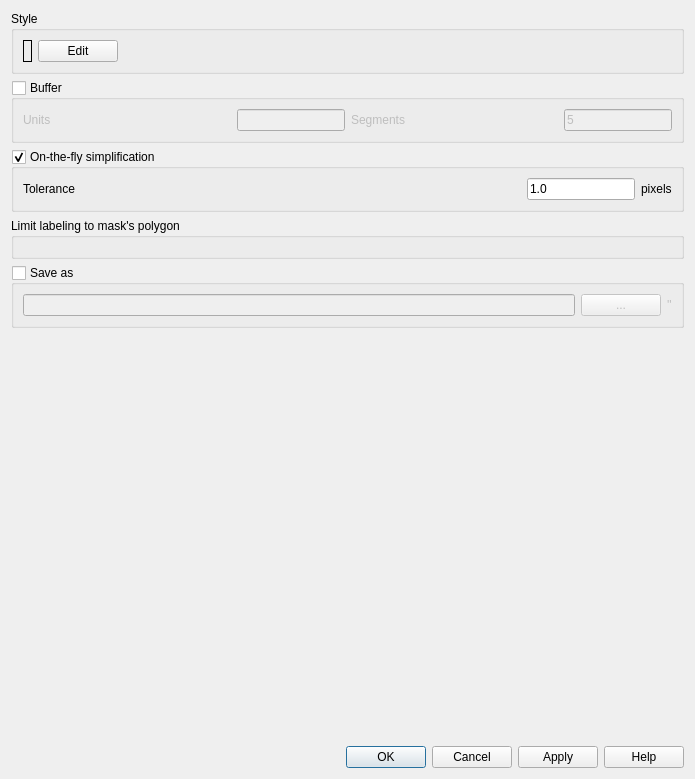
<?xml version="1.0" encoding="UTF-8"?>
<ui version="4.0">
 <class>MainDialog</class>
 <widget class="QDialog" name="MainDialog">
  <property name="geometry">
   <rect>
    <x>0</x>
    <y>0</y>
    <width>695</width>
    <height>779</height>
   </rect>
  </property>
  <property name="windowTitle">
   <string>Define a mask</string>
  </property>
  <layout class="QVBoxLayout" name="verticalLayout_4">
   <item>
    <widget class="QGroupBox" name="groupBox">
     <property name="toolTip">
      <string>Style to use for mask layer</string>
     </property>
     <property name="title">
      <string>Style</string>
     </property>
     <property name="flat">
      <bool>false</bool>
     </property>
     <property name="checkable">
      <bool>false</bool>
     </property>
     <layout class="QHBoxLayout" name="horizontalLayout_4">
      <item>
       <widget class="QLabel" name="stylePreview">
        <property name="sizePolicy">
         <sizepolicy hsizetype="Minimum" vsizetype="Minimum">
          <horstretch>0</horstretch>
          <verstretch>0</verstretch>
         </sizepolicy>
        </property>
        <property name="frameShape">
         <enum>QFrame::Box</enum>
        </property>
        <property name="lineWidth">
         <number>1</number>
        </property>
        <property name="midLineWidth">
         <number>0</number>
        </property>
        <property name="text">
         <string/>
        </property>
       </widget>
      </item>
      <item>
       <widget class="QPushButton" name="editStyleBtn">
        <property name="text">
         <string>Edit</string>
        </property>
       </widget>
      </item>
      <item>
       <spacer name="horizontalSpacer_2">
        <property name="orientation">
         <enum>Qt::Horizontal</enum>
        </property>
        <property name="sizeHint" stdset="0">
         <size>
          <width>40</width>
          <height>20</height>
         </size>
        </property>
       </spacer>
      </item>
     </layout>
    </widget>
   </item>
   <item>
    <widget class="QGroupBox" name="bufferGroup">
     <property name="toolTip">
      <string>Buffer around the mask geometry</string>
     </property>
     <property name="title">
      <string>Buffer</string>
     </property>
     <property name="flat">
      <bool>false</bool>
     </property>
     <property name="checkable">
      <bool>true</bool>
     </property>
     <property name="checked">
      <bool>false</bool>
     </property>
     <layout class="QVBoxLayout" name="verticalLayout_2">
      <item>
       <layout class="QHBoxLayout" name="horizontalLayout_3">
        <item>
         <widget class="QLabel" name="label_2">
          <property name="sizePolicy">
           <sizepolicy hsizetype="Expanding" vsizetype="Preferred">
            <horstretch>0</horstretch>
            <verstretch>0</verstretch>
           </sizepolicy>
          </property>
          <property name="text">
           <string>Units</string>
          </property>
         </widget>
        </item>
        <item>
         <widget class="QLineEdit" name="bufferUnits">
          <property name="sizePolicy">
           <sizepolicy hsizetype="Minimum" vsizetype="Fixed">
            <horstretch>0</horstretch>
            <verstretch>0</verstretch>
           </sizepolicy>
          </property>
         </widget>
        </item>
        <item>
         <widget class="QLabel" name="label_4">
          <property name="sizePolicy">
           <sizepolicy hsizetype="Expanding" vsizetype="Preferred">
            <horstretch>0</horstretch>
            <verstretch>0</verstretch>
           </sizepolicy>
          </property>
          <property name="text">
           <string>Segments</string>
          </property>
         </widget>
        </item>
        <item>
         <widget class="QLineEdit" name="bufferSegments">
          <property name="sizePolicy">
           <sizepolicy hsizetype="Minimum" vsizetype="Fixed">
            <horstretch>0</horstretch>
            <verstretch>0</verstretch>
           </sizepolicy>
          </property>
          <property name="text">
           <string>5</string>
          </property>
         </widget>
        </item>
       </layout>
      </item>
     </layout>
    </widget>
   </item>
   <item>
    <widget class="QGroupBox" name="simplifyGroup">
     <property name="toolTip">
      <string>On-the-fly simplification used for the mask geometry used in expressions ($mask_geometry)</string>
     </property>
     <property name="title">
      <string>On-the-fly simplification</string>
     </property>
     <property name="checkable">
      <bool>true</bool>
     </property>
     <property name="checked">
      <bool>true</bool>
     </property>
     <layout class="QVBoxLayout" name="verticalLayout_5">
      <item>
       <layout class="QHBoxLayout" name="horizontalLayout_5">
        <item>
         <widget class="QLabel" name="label_5">
          <property name="sizePolicy">
           <sizepolicy hsizetype="Expanding" vsizetype="Preferred">
            <horstretch>0</horstretch>
            <verstretch>0</verstretch>
           </sizepolicy>
          </property>
          <property name="text">
           <string>Tolerance</string>
          </property>
         </widget>
        </item>
        <item>
         <widget class="QLineEdit" name="simplifyTolerance">
          <property name="sizePolicy">
           <sizepolicy hsizetype="Minimum" vsizetype="Fixed">
            <horstretch>0</horstretch>
            <verstretch>0</verstretch>
           </sizepolicy>
          </property>
          <property name="text">
           <string>1.0</string>
          </property>
         </widget>
        </item>
        <item>
         <widget class="QLabel" name="label_3">
          <property name="text">
           <string>pixels</string>
          </property>
         </widget>
        </item>
       </layout>
      </item>
     </layout>
    </widget>
   </item>
   <item>
    <widget class="QGroupBox" name="labelingGroup">
     <property name="toolTip">
      <string>If a layer is checked here, its labeling options will be modified in order that its labels will be only visible from inside the mask's polygon</string>
     </property>
     <property name="title">
      <string>Limit labeling to mask's polygon</string>
     </property>
     <property name="checkable">
      <bool>false</bool>
     </property>
     <property name="checked">
      <bool>false</bool>
     </property>
     <layout class="QVBoxLayout" name="labelingLayout"/>
    </widget>
   </item>
   <item>
    <widget class="QGroupBox" name="saveLayerGroup">
     <property name="toolTip">
      <string>Whether the save the mask layer. By default a memory layer is created</string>
     </property>
     <property name="title">
      <string>Save as</string>
     </property>
     <property name="checkable">
      <bool>true</bool>
     </property>
     <property name="checked">
      <bool>false</bool>
     </property>
     <layout class="QVBoxLayout" name="verticalLayout">
      <item>
       <layout class="QHBoxLayout" name="horizontalLayout">
        <item>
         <widget class="QLineEdit" name="filePath"/>
        </item>
        <item>
         <widget class="QPushButton" name="browseBtn">
          <property name="text">
           <string>...</string>
          </property>
         </widget>
        </item>
        <item>
         <widget class="QLabel" name="formatLbl">
          <property name="text">
           <string>''</string>
          </property>
         </widget>
        </item>
       </layout>
      </item>
     </layout>
    </widget>
   </item>
   <item>
    <spacer name="verticalSpacer">
     <property name="orientation">
      <enum>Qt::Vertical</enum>
     </property>
     <property name="sizeHint" stdset="0">
      <size>
       <width>20</width>
       <height>0</height>
      </size>
     </property>
    </spacer>
   </item>
   <item>
    <widget class="QDialogButtonBox" name="buttonBox">
     <property name="orientation">
      <enum>Qt::Horizontal</enum>
     </property>
     <property name="standardButtons">
      <set>QDialogButtonBox::Apply|QDialogButtonBox::Cancel|QDialogButtonBox::Help|QDialogButtonBox::Ok</set>
     </property>
    </widget>
   </item>
  </layout>
 </widget>
 <resources/>
 <connections>
  <connection>
   <sender>buttonBox</sender>
   <signal>accepted()</signal>
   <receiver>MainDialog</receiver>
   <slot>accept()</slot>
   <hints>
    <hint type="sourcelabel">
     <x>248</x>
     <y>254</y>
    </hint>
    <hint type="destinationlabel">
     <x>157</x>
     <y>274</y>
    </hint>
   </hints>
  </connection>
  <connection>
   <sender>buttonBox</sender>
   <signal>rejected()</signal>
   <receiver>MainDialog</receiver>
   <slot>reject()</slot>
   <hints>
    <hint type="sourcelabel">
     <x>316</x>
     <y>260</y>
    </hint>
    <hint type="destinationlabel">
     <x>286</x>
     <y>274</y>
    </hint>
   </hints>
  </connection>
 </connections>
</ui>
